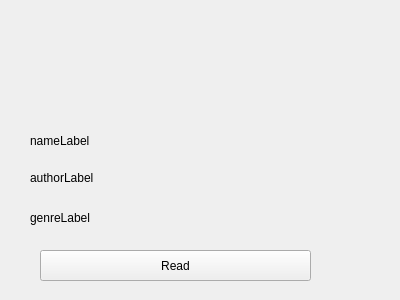
<?xml version="1.0" encoding="UTF-8"?>
<ui version="4.0">
 <class>BookWidget</class>
 <widget class="QWidget" name="BookWidget">
  <property name="geometry">
   <rect>
    <x>0</x>
    <y>0</y>
    <width>400</width>
    <height>300</height>
   </rect>
  </property>
  <property name="windowTitle">
   <string>Form</string>
  </property>
  <widget class="QPushButton" name="readButton">
   <property name="geometry">
    <rect>
     <x>40</x>
     <y>250</y>
     <width>271</width>
     <height>31</height>
    </rect>
   </property>
   <property name="text">
    <string>Read</string>
   </property>
  </widget>
  <widget class="QLabel" name="nameLabel">
   <property name="geometry">
    <rect>
     <x>30</x>
     <y>130</y>
     <width>241</width>
     <height>21</height>
    </rect>
   </property>
   <property name="text">
    <string>nameLabel</string>
   </property>
  </widget>
  <widget class="QLabel" name="authorLabel">
   <property name="geometry">
    <rect>
     <x>30</x>
     <y>170</y>
     <width>211</width>
     <height>16</height>
    </rect>
   </property>
   <property name="text">
    <string>authorLabel</string>
   </property>
  </widget>
  <widget class="QLabel" name="genreLabel">
   <property name="geometry">
    <rect>
     <x>30</x>
     <y>210</y>
     <width>191</width>
     <height>16</height>
    </rect>
   </property>
   <property name="text">
    <string>genreLabel</string>
   </property>
  </widget>
 </widget>
 <resources/>
 <connections/>
</ui>
